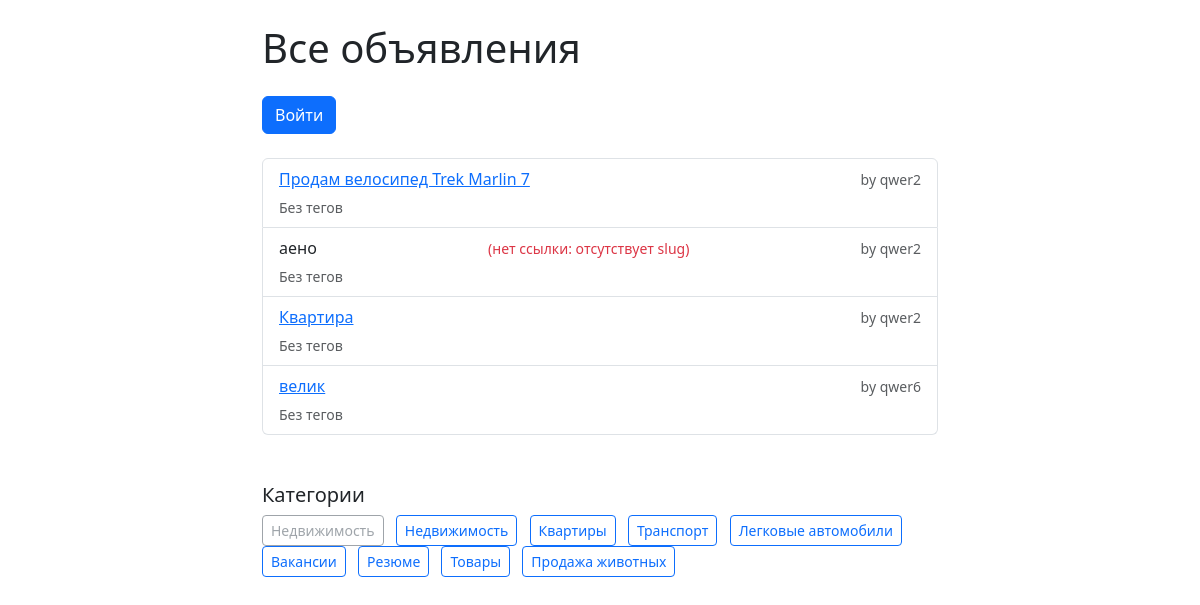
The page /ads/ on the database as committed earlier.
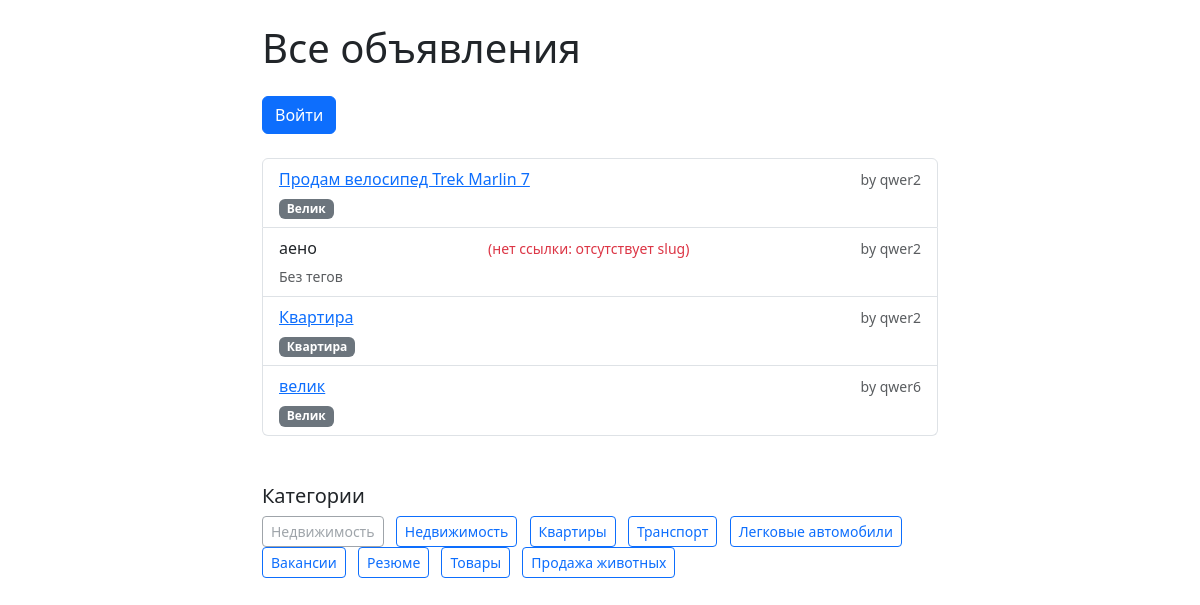
The same page on the database as committed later.
### ads/models.py (models this page shows, shortened)
class Ad(models.Model):
    tags = models.ManyToManyField('Tag', blank=True, related_name='ads')
    title = models.CharField("Заголовок", max_length=255)
    description = models.TextField("Описание")
    price = models.DecimalField("Цена", max_digits=10, decimal_places=2)
    city = models.CharField("Город", max_length=100)
    author = models.ForeignKey(
        settings.AUTH_USER_MODEL,
        on_delete=models.CASCADE,
        related_name='ads',
        verbose_name="Автор"
    )
    category = models.ForeignKey(
        Category,
        on_delete=models.SET_NULL,
        null=True,
        blank=True,
        related_name='ads',
        verbose_name="Категория"
    )
    slug = models.SlugField(max_length=255, null=True, blank=True, unique=True)
    created_at = models.DateTimeField("Дата создания", auto_now_add=True)

class Category(models.Model):
    name = models.CharField("Название категории", max_length=100)
    slug = models.SlugField(max_length=100, unique=True)

class Tag(models.Model):
    name = models.CharField(max_length=50, unique=True)
    slug = models.SlugField(max_length=60, unique=True, blank=True)

### accounts/models.py (models this page shows)
class User(AbstractUser):
    pass

### ads/views.py (the view)
# urls.py: path('', views.ad_list, name='ad_list'),
def ad_list(request):
    ads = Ad.objects.all()
    categories = Category.objects.all()
    return render(request, 'ads/ad_list.html', {'ads': ads, 'categories': categories})

### ads/templates/ads/ad_list.html (shortened to what this page needs)
<!DOCTYPE html>
<html lang="ru">
<head>
    <link href="https://cdn.jsdelivr.net/npm/bootstrap@5.3.0/dist/css/bootstrap.min.css" rel="stylesheet">
</head>
<body>
<div class="container mt-4" style="max-width: 700px;">
    <h1 class="mb-4">Все объявления</h1>
    {% if user.is_authenticated %}
        <a href="{% url 'ad_create' %}" class="btn btn-success mb-2">Создать новое объявление</a>
        <a href="{% url 'my_ads' %}" class="btn btn-info mb-2">Мои объявления</a>
    {% else %}
        <a href="{% url 'login' %}" class="btn btn-primary mb-2">Войти</a>
    {% endif %}
    <ul class="list-group mt-3">
        {% for ad in ads %}
            <li class="list-group-item">
                <div class="d-flex justify-content-between align-items-start flex-column">
                    <div class="w-100 d-flex justify-content-between align-items-center">
                        {% if ad.slug %}
                            <a href="{% url 'ad_detail' slug=ad.slug %}">{{ ad.title }}</a>
                        {% else %}
                            {{ ad.title }} <small class="text-danger">(нет ссылки: отсутствует slug)</small>
                        {% endif %}
                        <small class="text-muted">by {{ ad.author.username }}</small>
                    </div>
                    <div class="mt-1">
                        {% for tag in ad.tags.all %}
                            <a href="{% url 'ads_by_tag' slug=tag.slug %}" class="badge bg-secondary text-decoration-none me-1">{{ tag.name }}</a>
                        {% empty %}
                            <small class="text-muted">Без тегов</small>
                        {% endfor %}
                    </div>
                </div>
            </li>
        {% empty %}
            <li class="list-group-item">Объявлений нет.</li>
        {% endfor %}
    </ul>
    <div class="mb-4 mt-5">
        <h5>Категории</h5>
        {% if categories %}
            <ul class="list-inline">
                {% for category in categories %}
                    <li class="list-inline-item">
                        {% if category.slug %}
                            <a href="{% url 'ads_by_category' slug=category.slug %}" class="btn btn-outline-primary btn-sm">{{ category.name }}</a>
                        {% else %}
                            <span class="btn btn-outline-secondary btn-sm disabled" title="Slug отсутствует">{{ category.name }}</span>
                        {% endif %}
                    </li>
                {% endfor %}
            </ul>
        {% else %}
            <p>Категории не найдены.</p>
        {% endif %}
    </div>
</div>
</body>
</html>

Rows that differ between the two databases and show on the page:
shown differently, row unchanged: Ad "Продам велосипед Trek Marlin 7": no longer shows "Без тегов"
added Tag: name "Велик"
shown differently, row unchanged: Ad "Квартира": no longer shows "Без тегов"
added Tag: name "Квартира", shown under Ad "Квартира"
shown differently, row unchanged: Ad "велик": no longer shows "Без тегов"
